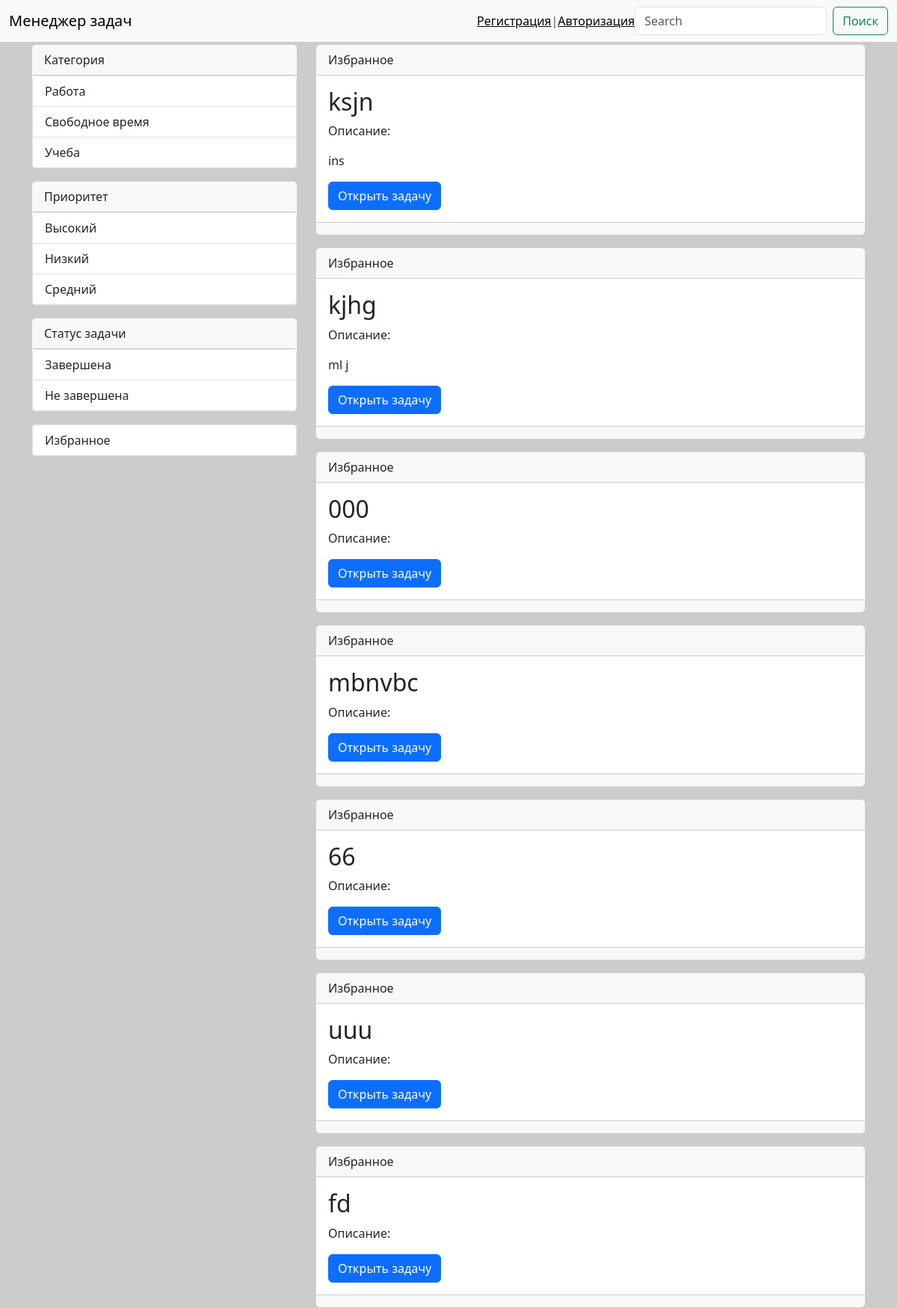
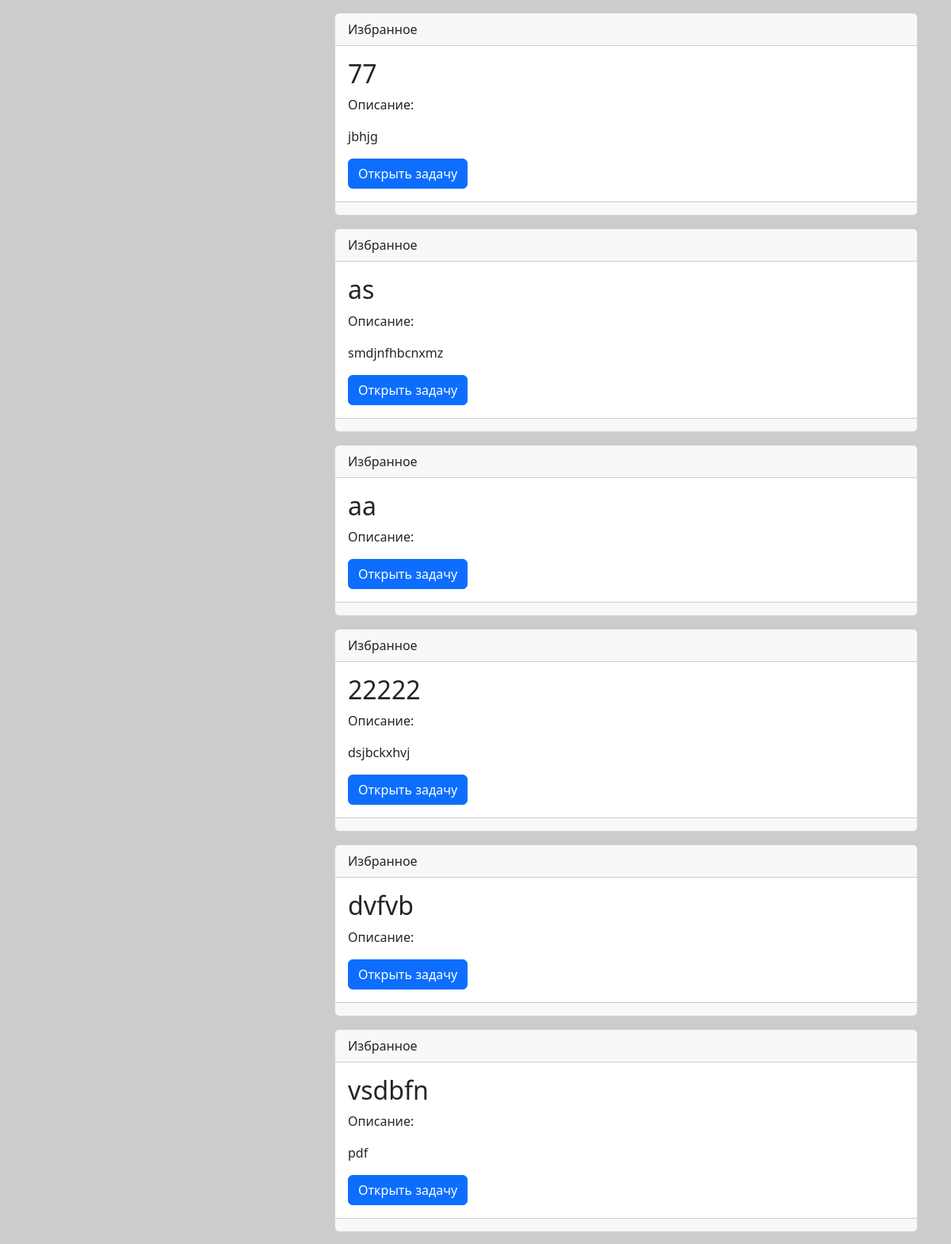
The page /taskmanager/favourite/1/ (upper part) on the database its author committed (2 pictures, top to bottom).
### taskmanager/models.py (models this page shows, shortened)
class Category(models.Model):
    title = models.CharField(max_length=150, db_index=True, verbose_name='Категория')
    class Meta:
        verbose_name = 'Категория'
        verbose_name_plural = 'Категории'
        ordering = ['title']

class Priority(models.Model):
    title = models.CharField(max_length=150, db_index=True, verbose_name='Приоритет')
    class Meta:
        verbose_name = 'Приоритет'
        verbose_name_plural = 'Приоритет'
        ordering = ['title']

class Completed(models.Model):
    title = models.CharField(max_length=150, db_index=True, verbose_name='Статус задачи')
    class Meta:
        verbose_name = 'Статус задачи'
        verbose_name_plural = 'Статусы задач'
        ordering = ['title']

class Favourite(models.Model):
    title = models.CharField(max_length=150, db_index=True, verbose_name='Избранное')
    mark = models.BooleanField(default=False, verbose_name='Отметить')
    class Meta:
        verbose_name = 'Избранное'
        verbose_name_plural = 'Избранное'

class TaskManager(models.Model):
    title = models.CharField(max_length=155, verbose_name='Заголовок')
    content = models.TextField(blank=True, verbose_name='Описание')
    category = models.ForeignKey('Category', on_delete=models.PROTECT, null=True, verbose_name='Категория',
                                 blank=True)
    priority = models.ForeignKey('Priority', on_delete=models.PROTECT, null=True, verbose_name='Приоритет',
                                 blank=True)
    completed = models.ForeignKey('Completed', on_delete=models.PROTECT, null=True, verbose_name='Статус задачи',
                                  blank=True)
    favourite = models.ForeignKey('Favourite', on_delete=models.PROTECT, null=True, verbose_name='Избранное',
                                  blank=True)
    completed_at = models.DateField(verbose_name='Дата завершения', auto_now=False, null=True, blank=True)
    user = models.ForeignKey(User, on_delete=models.CASCADE, null=True)
    class Meta:
        verbose_name = 'Задача'
        verbose_name_plural = 'Задачи'
        ordering = ['completed_at']
    def get_absolute_url(self):
        return reverse('view_task', kwargs={'task_id': self.pk})

### taskmanager/views.py (the view)
# urls.py: path('taskmanager/favourite/<int:favourite_id>/', get_favourite, name='favourite'),
def get_favourite(request, favourite_id):
    task_manager = TaskManager.objects.filter(favourite_id=favourite_id)
    favourite = Category.objects.get(pk=favourite_id)
    context = {
        'taskmanager': task_manager,
        'favourite': favourite,
    }
    return render(request, 'taskmanager/favourite.html', context)

### taskmanager/templatetags/taskmanager_tags.py (called while the page is built)
@register.simple_tag()
def get_categories():
    return Category.objects.all()

@register.simple_tag()
def get_completed():
    return Completed.objects.all()

@register.simple_tag()
def get_priorities():
    return Priority.objects.all()

@register.simple_tag()
def get_favourite():
    return Favourite.objects.all()

### taskmanager/templates/taskmanager/favourite.html (shortened to what this page needs)
{% extends 'base.html' %}
{% block sidebar %}
{% include 'inc/_sidebar.html' %}
{% endblock %}
{% block content %}
<div class="col-md-8">
                {% for item in taskmanager %}
                <div class="card mb-3">
                    <div class="card-header">
                        Избранное
                    </div>
                    <div class="card-body">
                        <h2 class="card-title">{{ item.title }}</h2>
                        {% autoescape off %}
                        <p class="card-text">Описание: {{ item.content|linebreaks|truncatewords:50 }}</p>
                        {% endautoescape %}
                        <a href="{{ item.get_absolute_url }}" class="btn btn-primary">Открыть задачу</a>
                    </div>
                    <div class="card-footer text-muted">
                    </div>
                </div>
                {% endfor %}
                </div>
{% endblock %}

### templates/inc/_sidebar.html
{% load taskmanager_tags %}
{% get_categories as categories %}
{% get_completed as completed_s %}
{% get_priorities as priorities %}
{% get_favourite as favourites %}
<div class="col-md-4">
                <div class="card mb-3">
                    <div class="card-header">Категория</div>
                    <div class="list-group">
                    {% for item in categories %}
                    <a href="{% url 'category' item.pk %}" class="list-group-item list-group-item-action">{{ item.title }}</a>
                    {% endfor %}
                    </div>
                </div>
                <div class="col-md-12">
                    <div class="card mb-3">
                        <div class="card-header">Приоритет</div>
                        <div class="list-group">
                            {% for item in priorities %}
                            <a href="{% url 'priority' item.pk %}" class="list-group-item list-group-item-action">{{ item.title }}</a>
                            {% endfor %}
                        </div>
                    </div>
                </div>
                <div class="col-md-12">
                    <div class="card mb-3">
                        <div class="card-header">Статус задачи</div>
                        <div class="list-group">
                            {% for item in completed_s %}
                            <a href="{% url 'completed_task' item.pk %}" class="list-group-item list-group-item-action">{{ item.title }}</a>
                            {% endfor %}
                        </div>
                    </div>
                </div>
                <div class="card mb-3">
                    <div class="list-group">
                    {% for item in favourites %}
                    <a href="{% url 'favourite' item.pk %}" class="list-group-item list-group-item-action">{{ item.title }}</a>
                    {% endfor %}
                    </div>
                </div>
            </div>

### taskmanager/static/css/styles.css (style rules this page uses)
body { background-color: #ccc; }

### rows shown on the page
Category: title "Работа"
Category: title "Свободное время"
Category: title "Учеба"
Priority: title "Высокий"
Priority: title "Низкий"
Priority: title "Средний"
Completed: title "Завершена"
Completed: title "Не завершена"
Favourite: title "Избранное"
TaskManager: title "ksjn", content "ins"
TaskManager: title "kjhg", content "ml j"
TaskManager: title "000"
TaskManager: title "mbnvbc"
TaskManager: title "66"
TaskManager: title "uuu"
TaskManager: title "fd"
TaskManager: title "77", content "jbhjg"
TaskManager: title "as", content "smdjnfhbcnxmz"
TaskManager: title "aa"
TaskManager: title "22222", content "dsjbckxhvj"
TaskManager: title "dvfvb"
TaskManager: title "vsdbfn", content "pdf"
